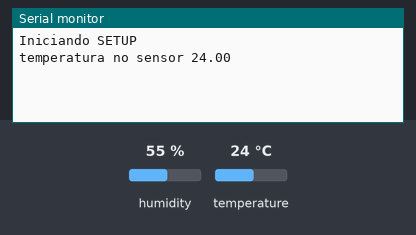
Recording of a sketch running on a simulated ESP32. On the bench: the last lines printed to the serial monitor. Inputs (shaded band) come from the test bench; at power-on: temperature 24 °C, humidity 55 %.

Above: at 1.7 s.
1.8 s: temperature set to 12 °C
At 3.4 s:
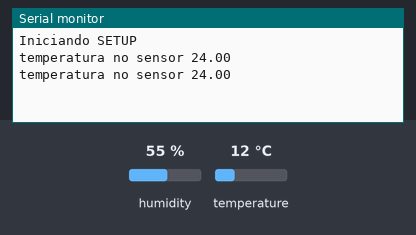
4.6 s: temperature set to 19 °C
At 5.2 s:
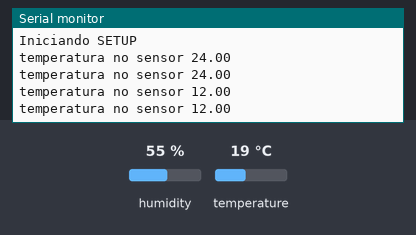
Timing chart, 0 to 7.6 s (numbered marks = the images above; inputs shaded):
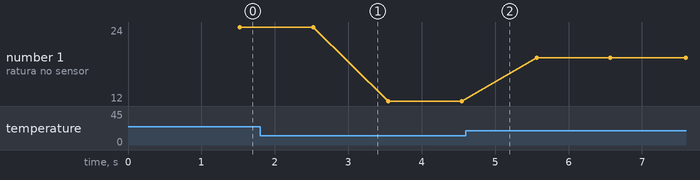

The sketch:

teste_sensor_temperatura.ino
```cpp
#include "DHT.h"

#define DHT_PIN 32                // PINO DO SENSOR TEMPERATURA
#define DHTTYPE DHT11


DHT dht(DHT_PIN, DHTTYPE);


void setup() {
  // put your setup code here, to run once:
  delay(500);

  // inicia monitor serial
  Serial.begin(115200);
  Serial.println("Iniciando SETUP ");

  // inicia o monitoramento DHT
  dht.begin();

}

void loop() {
  // put your main code here, to run repeatedly:
  delay(1000);

  // le sensor de temperatura
  float temperatura = dht.readTemperature();

  Serial.print("temperatura no sensor ");
  Serial.println(temperatura);
}
```

Measured:
- plotted number 1: 24 → 12 after the input at 1.8 s, 12 → 19 after the input at 4.6 s
